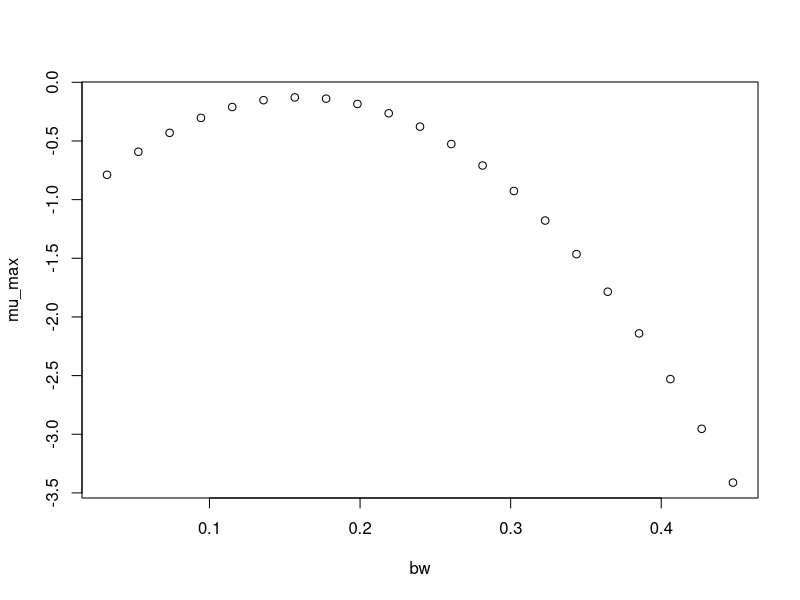

R code for this plot:
#############################
# start of Parameter script
#############################
bw <- seq(0.031968031968032,0.4476472,length.out=21)
#############################
# end of Parameter script
#############################
############################# 
# start of Model script Gropin ID 1356 
#############################
 
# constant coefficients for this model
 
variables <- data.frame(bw)
argumentsPar <- expand.grid(variables)
 
# heart of the model
response_surface <- function(bw) {
   mumax <-(-1.1570+12.810*bw-39.87*bw^2)

return(mumax=mumax)
} 

# output parameters
mumax <- cbind(argumentsPar,response_surface(argumentsPar['bw']))
colnames(mumax) <- c(colnames(argumentsPar),'mumax')
#############################
# End of Model script
#############################
############################# 
# start of Visualisation script Gropin ID 1356 
#############################
plot(bw,mumax$mumax,
                          xlab='bw',
                          ylab='mu_max')
#############################
# End of Visualisation script
#############################
